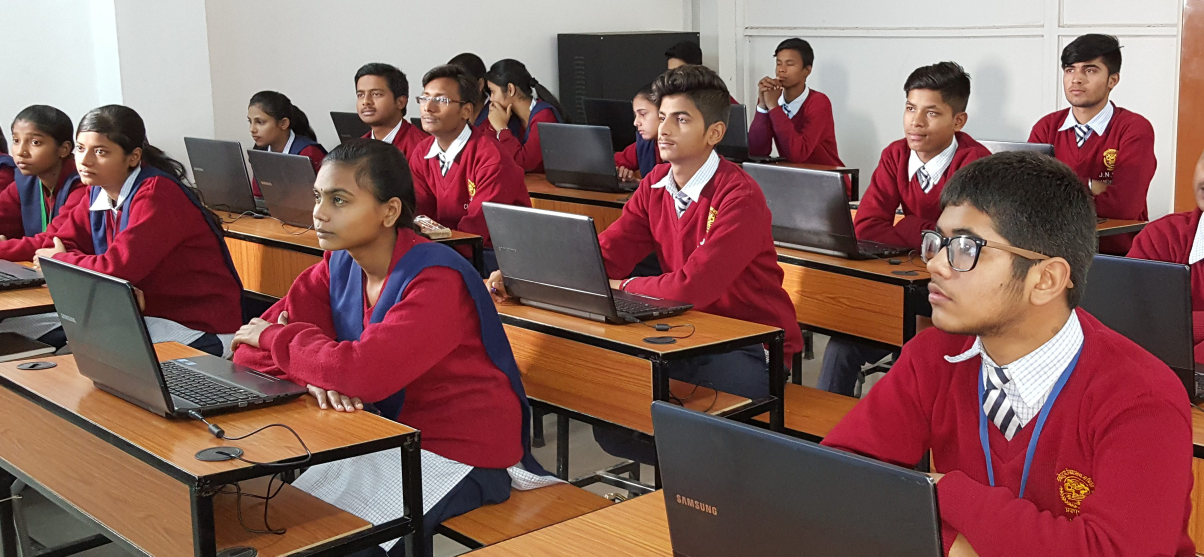
#> input picture imgs/class3.jpg, 3612 x 1670 px (shown at 1/3 size)
$ python eye_detection.py
#> lines starting #> are read from the running program, lines starting #| are printed output that depends on the picture
import numpy as np
import cv2
from math import sqrt

#Initializing the face and eye cascade classifiers from xml files
face_cascade = cv2.CascadeClassifier('face.xml')
eye_cascade = cv2.CascadeClassifier('eye.xml')

hog = cv2.HOGDescriptor()
hog.setSVMDetector( cv2.HOGDescriptor_getDefaultPeopleDetector() )


def getLeftAndRightEye(eyes):
    (e1x, _, _, _) = eyes[0]
    (e2x, _, _, _) = eyes[1]

    left_eye = 1
    right_eye = 0
    if e1x < e2x:
        left_eye = 0
        right_eye = 1

    return eyes[left_eye], eyes[right_eye]


def getCenterOf(obj : tuple):
    x, y, w, h = obj
    return x + w / 2, y + h / 2


def getFaceAngleFromEyes(left_eye, right_eye, face):
    # IF LEFT > RIGHT -> LOOKING RIGHT (ratio > 1)
    # ELSE            -> LOOKING LEFT
    #
    # Eye size determines global head direction (relative to camera)
    # Distance between eyes and face determine sight direction (?)

    face_center_x, face_center_y = getCenterOf(face)
    left_eye_center_x, left_eye_center_y = getCenterOf(left_eye)
    right_eye_center_x, right_eye_center_y = getCenterOf(right_eye)

    left_distance = sqrt((left_eye_center_x-face_center_x)**2 + (left_eye_center_y-face_center_y)**2)
    right_distance = sqrt((right_eye_center_x-face_center_x)**2 + (right_eye_center_y-face_center_y)**2)

    (_, _, lw, lh) = left_eye
    (_, _, rw, rh) = right_eye
    eye_ratio = lw * lh / (rw * rh)

    global_sight_direction = 0
    if (eye_ratio > 1):
        global_sight_direction = -1
    else:
        global_sight_direction = 1

    relative_sight_direction = 0
    if left_distance > right_distance:
        relative_sight_direction = 1
    else:
        relative_sight_direction = -1

    return global_sight_direction, relative_sight_direction

def drawLookDirectionOnImage(img, left, right, face, global_angle, relative_angle):
    (lx, ly, lw, lh) = left
    (rx, ry, rw, rh) = right
    (fx, fy, fw, fh) = face

    lx += fx
    ly += fy
    rx += fx
    ry += fy

    img = cv2.rectangle(img,(lx,ly),(lx+lw,ly+lh),(0,255,0),thickness=2)
    img = cv2.rectangle(img,(rx,ry),(rx+rw,ry+rh),(0,255,0),thickness=2)

    label = ""
    if global_angle > 0:
        label = "Looking right according to camera"
    else:
        label = "Looking left according to camera"

    img = cv2.putText(img, label,(lx,ly-20),cv2.FONT_HERSHEY_SIMPLEX,1, (36,255,12), 2)

    if relative_angle > 0:
        label = "Looking right according to body"
    else:
        label = "Looking left according to body"
    img = cv2.putText(img, label,(lx,ly),cv2.FONT_HERSHEY_SIMPLEX,1, (36,255,12), 2)

    return img

def get_bodies(img):
    gray = cv2.cvtColor(img, cv2.COLOR_BGR2GRAY)
    gray = cv2.bilateralFilter(gray,5,1,1)
    bodies, _ = hog.detectMultiScale(gray, winStride=(8,8), padding=(32,32), scale=1.05)
    return bodies

def get_faces(img, body):
    gray = cv2.cvtColor(img, cv2.COLOR_BGR2GRAY)
    gray = cv2.bilateralFilter(gray,5,1,1)

    x,y,w,h = body
    body_zoom = gray[y:y+h, x:x+w]

    return face_cascade.detectMultiScale(body_zoom, 1.3, 5,minSize=(1,1))


def get_eyes(img, face):
    gray = cv2.cvtColor(img, cv2.COLOR_BGR2GRAY)
    gray = cv2.bilateralFilter(gray,5,1,1)

    (x,y,w,h) = face
    face_zoom = img[y:y+h, x:x+w]
    return eye_cascade.detectMultiScale(face_zoom,1.3,5,minSize=(1,1))


img = cv2.imread("imgs/class3.jpg");
#> img is the input picture: shape (1670, 3612, 3); mean B, G, R 90.3, 94.5, 134
width = len(img[0])
#> width = 3612
height = len(img)
#> height = 1670

gray = cv2.cvtColor(img, cv2.COLOR_BGR2GRAY)
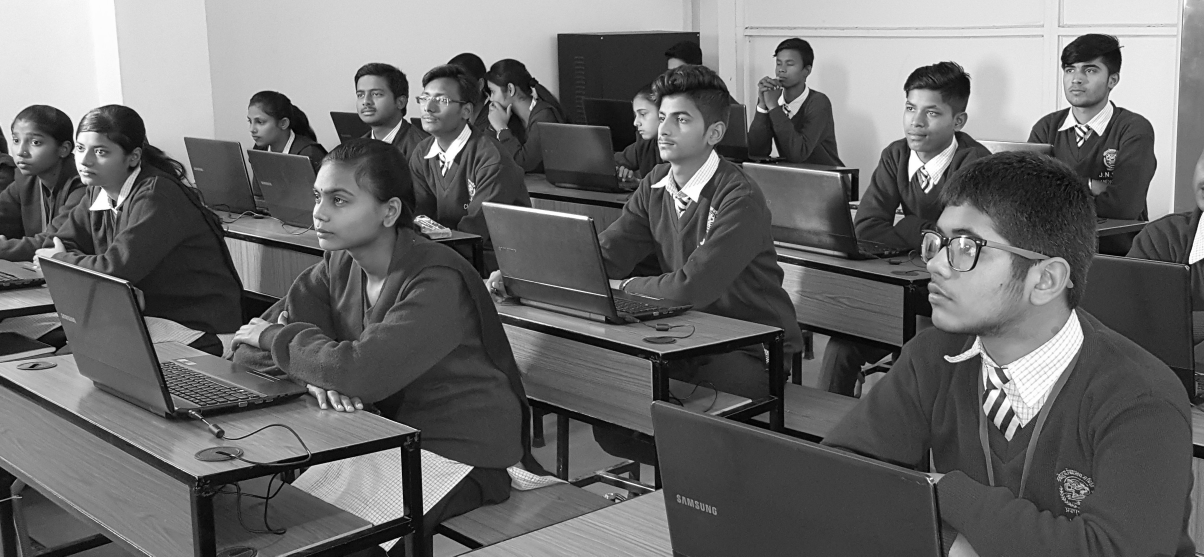
#> gray: shape (1670, 3612) (shown at 1/3 size); min 0, max 255, mean 105.8
gray = cv2.bilateralFilter(gray,5,1,1)

# [21 lines of commented-out code are left out]


faces = get_faces(img, (0,0,width,height))
#> faces = [[2315, 162, 76, 76], [3160, 149, 154, 154], [1049, 236, 117, 117], [201, 398, 126, 126], [2687, 275, 143, 143], [7, 370, 131, 131], [1928, 282, 196, 196], [2726, 618, 331, 331]]
for face in faces:
    eyes = get_eyes(img, face)
    if (len(eyes) == 2):
        left_eye, right_eye = getLeftAndRightEye(eyes)
        global_angle, relative_angle = getFaceAngleFromEyes(left_eye, right_eye, face)
        img = drawLookDirectionOnImage(img, left_eye, right_eye, face, global_angle, relative_angle)
#> this loop made 8 passes
#> (e1x in getLeftAndRightEye, e2x in getLeftAndRightEye, left_eye, face_center_x in getFaceAngleFromEyes) on passes 2, 4, 5, 6: (37, 84, [37, 52, 24, 24], 3237), (27, 72, [27, 32, 27, 27], 264), (27, 84, [27, 34, 34, 34], 2758.5), (27, 78, [27, 39, 29, 29], 72.5)
#> (eyes, e1x in getLeftAndRightEye, e2x in getLeftAndRightEye, face_center_x in getFaceAngleFromEyes) on pass 3: ([[62, 32, 32, 32], [19, 35, 28, 28]], 62, 19, 1107.5)
#> pass 1, in get_eyes, `face_zoom = img[y:y+h, x:x+w]`:
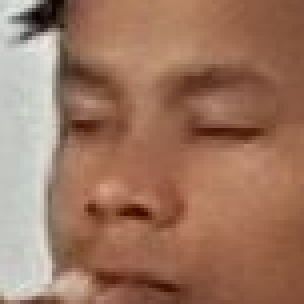
#> face_zoom: shape (76, 76, 3) (shown 4 times larger); mean B, G, R 96.6, 117.5, 157.1
#> pass 2, in get_eyes (call 2), `face_zoom = img[y:y+h, x:x+w]`:
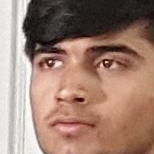
#> face_zoom: shape (154, 154, 3); mean B, G, R 114, 127.5, 157.6

img = cv2.resize(img, (1080, 720))
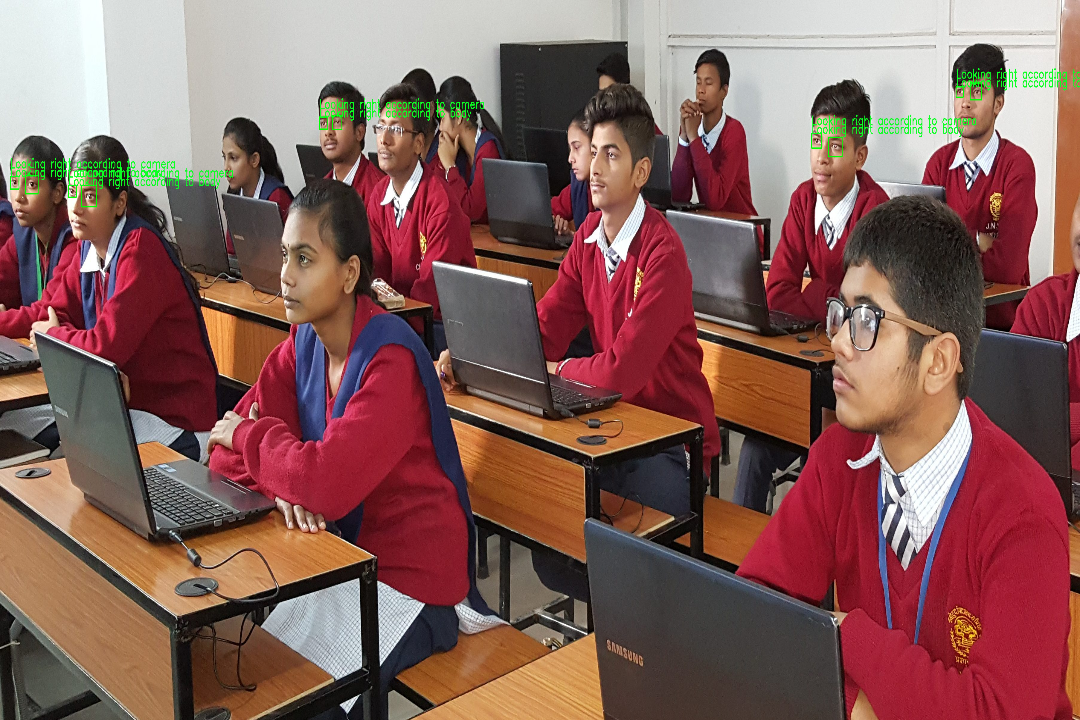
#> img: shape (720, 1080, 3); mean B, G, R 89.6, 95.1, 133.1
cv2.imshow('img',img)
cv2.waitKey(0)


cv2.destroyAllWindows()

$ run again, with imgs/class2.jpg copied over imgs/class3.jpg
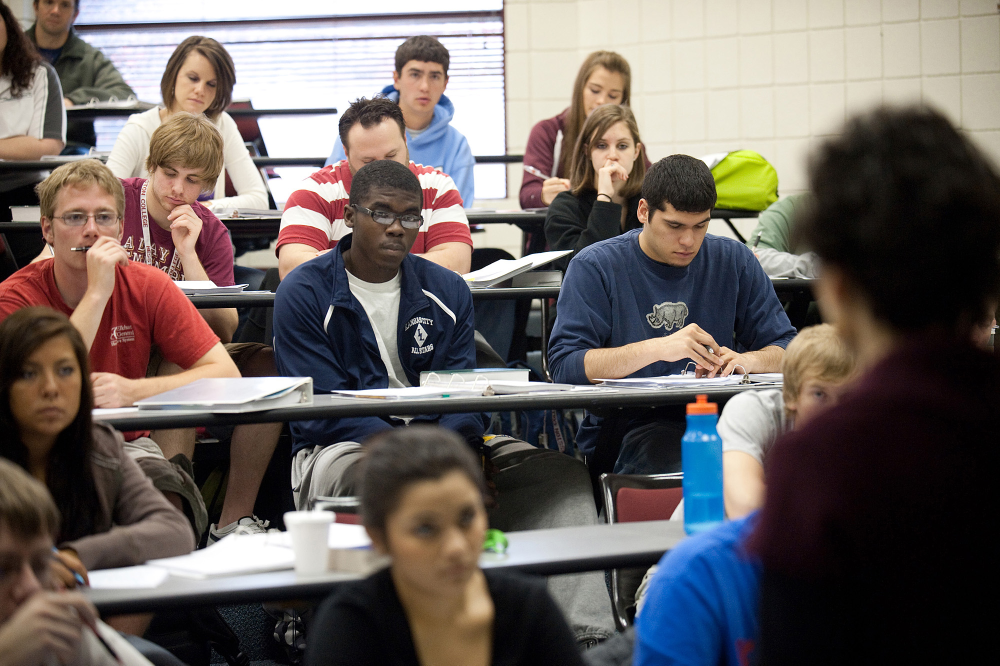
#> input picture imgs/class2.jpg, 2000 x 1331 px (shown at 1/2 size)
#> img is the input picture: shape (1331, 2000, 3); mean B, G, R 96.6, 99.8, 107.9
#> width = 2000
#> height = 1331
#> faces = [[791, 104, 120, 120], [347, 121, 109, 109], [1153, 142, 112, 112], [1172, 249, 109, 109], [104, 370, 157, 157], [19, 686, 165, 165]]
#> the loop `for face in faces:` made 6 passes
#> (eyes, e1x in getLeftAndRightEye, e2x in getLeftAndRightEye, face_center_x in getFaceAngleFromEyes) on pass 1: ([[57, 24, 40, 40], [18, 20, 45, 45]], 57, 18, 851)
#> pass 1, in get_eyes, `face_zoom = img[y:y+h, x:x+w]`:
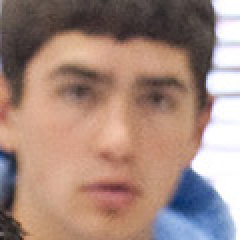
#> face_zoom: shape (120, 120, 3) (shown 2 times larger); mean B, G, R 125, 135.6, 163.3
#> `img = cv2.resize(img, (1080, 720))`:
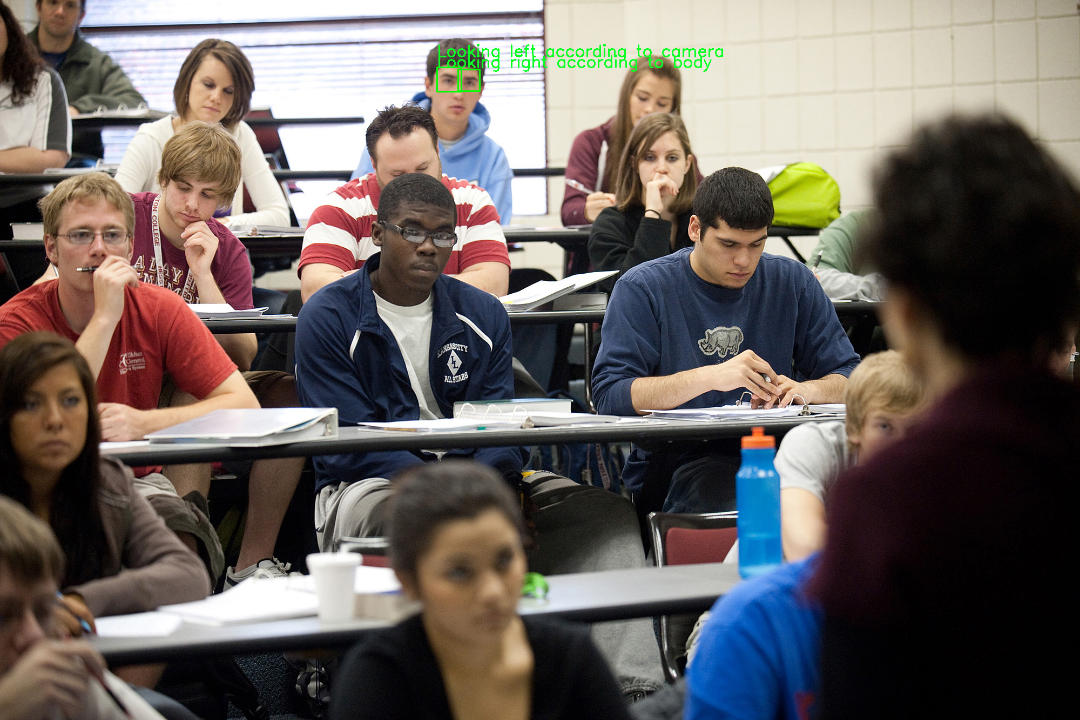
#> img: shape (720, 1080, 3); mean B, G, R 96, 99.9, 107.3

$ run again, with imgs/class.jpg copied over imgs/class3.jpg
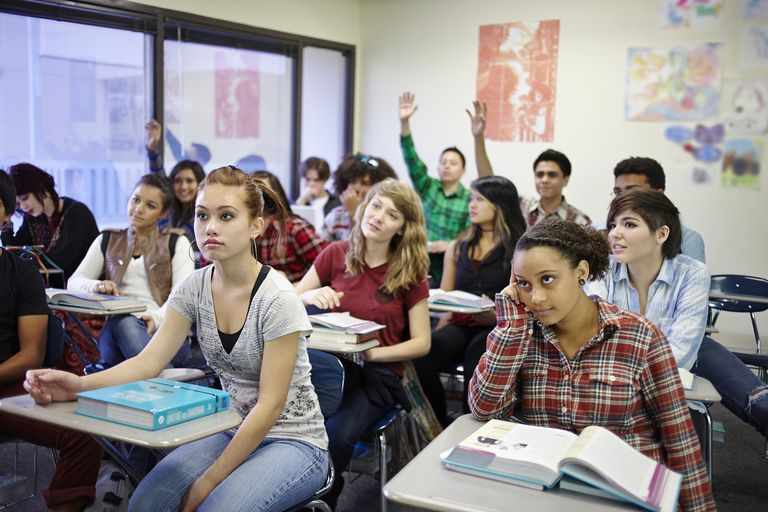
#> input picture imgs/class.jpg, 768 x 512 px
#> img is the input picture: shape (512, 768, 3); mean B, G, R 135.6, 134.7, 140.6
#> width = 768
#> height = 512
#> `gray = cv2.cvtColor(img, cv2.COLOR_BGR2GRAY)`:
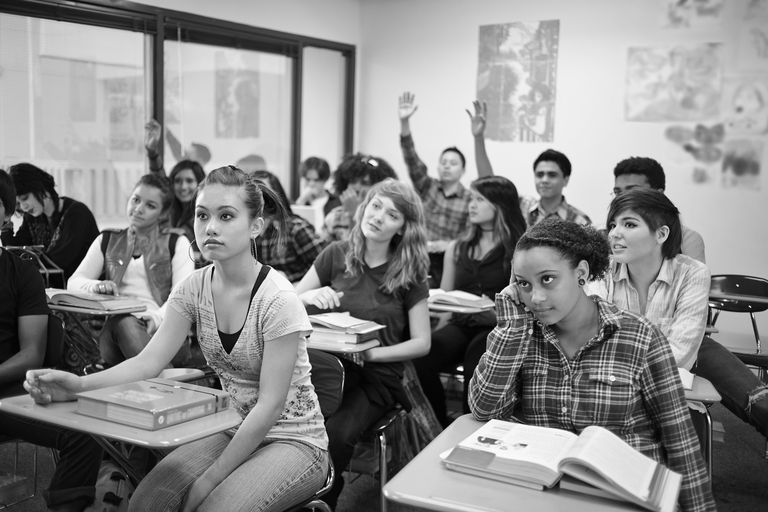
#> gray: shape (512, 768); min 0, max 255, mean 136.6
#> faces = [[529, 161, 35, 35], [176, 186, 78, 78]]
#> the loop `for face in faces:` made 2 passes
#> pass 2, in get_eyes (call 2), `face_zoom = img[y:y+h, x:x+w]`:
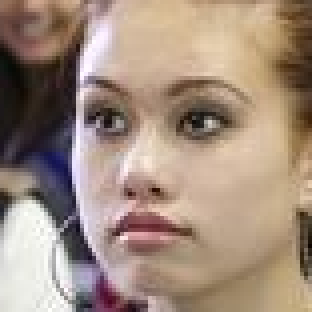
#> face_zoom: shape (78, 78, 3) (shown 4 times larger); mean B, G, R 125.9, 141.2, 162.2
#> img: shape (720, 1080, 3)
